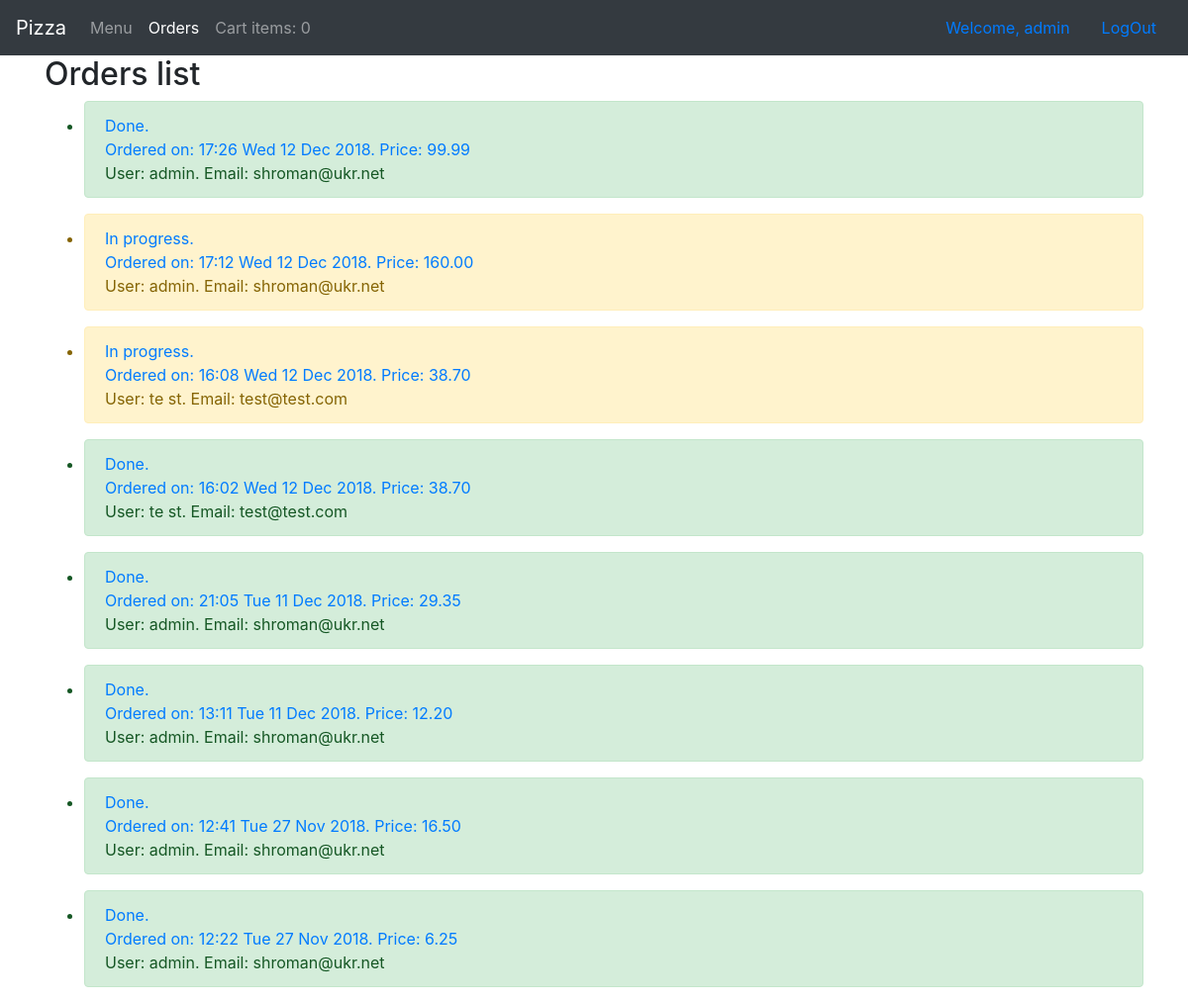
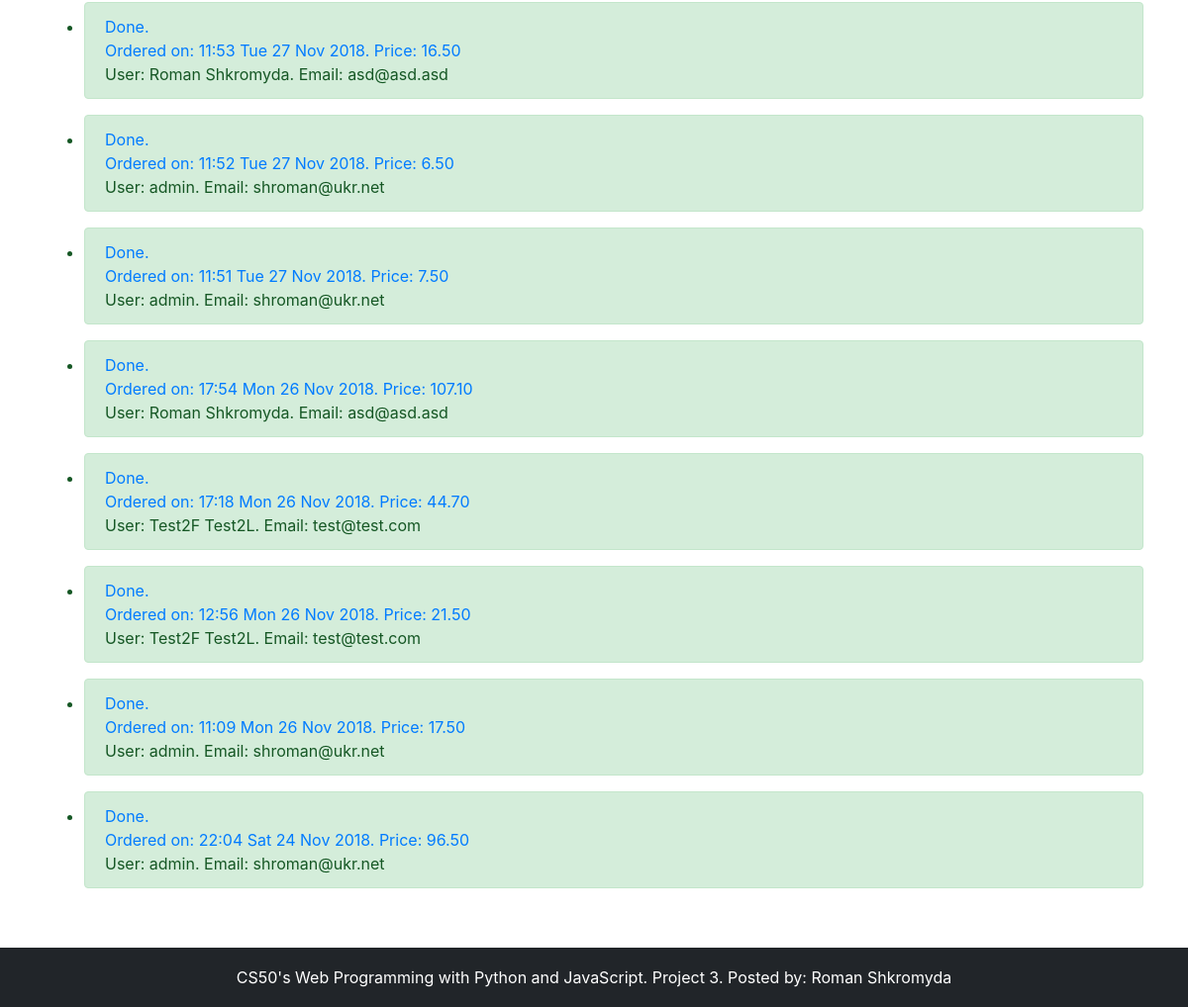
Screenshot of /orders/ (signed in) with the database file from the repository (2 pictures, top to bottom).
### orders/models.py (models this page shows, shortened)
class Order(models.Model):
    created_by = models.ForeignKey(User, on_delete=models.CASCADE)
    created_on = models.DateTimeField(auto_now_add=True)
    done = models.BooleanField(default=False)
    total = models.DecimalField(max_digits=6, decimal_places=2)

### orders/views.py (the view)
# urls.py: path('orders/', OrdersList.as_view(), name="orders"),
class OrdersList(LoginRequiredMixin, ListView):
    login_url = '/login/'
    context_object_name = "user_orders"
    def get_queryset(self):
        if self.request.user.is_staff:
            return Order.objects.all().order_by('-created_on')
        else:
            return Order.objects.filter(created_by=self.request.user).order_by('-created_on')

### orders/templates/orders/order_list.html (shortened to what this page needs)
{% extends "orders/layout.html" %}
{% block content %}
    <h2>Orders list</h2>
    {% if user.is_authenticated %}
        <ul>
            {% if user.is_staff %}
                {% for order in object_list %}
                    <li class="alert {% if order.done %}alert-success{% else %}alert-warning{% endif %}">
                        <a href="{% url 'order-detail' order.id %}">
                            {% if order.done %}Done.<br>{% else %}In progress.<br>{% endif %}
                            Ordered on: {{ order.created_on|time:"H:i" }} {{ order.created_on|date:"D d M Y" }}. Price: {{ order.total }}<br>
                        </a>
                    User: {% firstof order.created_by.get_full_name order.created_by.username %}. Email: {{ order.created_by.email }}
                    </li>
                {% endfor %}
            {% endif %}
        </ul>
    {% else %}
        <h2>Please <a href="{% url 'login' %}">login</a> to view orders.</h2>
    {% endif %}
{% endblock %}

### orders/templates/orders/layout.html (shortened to what this page needs)
<!DOCTYPE html>
<html lang="en">
<head>
    {% load static %}
    {% load bootstrap4 %}
    {% bootstrap_css %}
    <link rel="stylesheet" type="text/css" href="{% static 'orders/style.css' %}">
</head>
<body>
<nav class="navbar navbar-expand-md navbar-dark bg-dark">
    <a class="navbar-brand" href="#">Pizza</a>
    <div class="navbar-collapse collapse" id="navbarsExample04" style="">
        <ul class="navbar-nav mr-auto">
            <li class="nav-item {% if request.path == "/" %} active {% endif %}">
                <a class="nav-link" href="{% url 'index' %}">Menu <span class="sr-only">(current)</span></a>
            </li>
            {% if user.is_authenticated %}
                <li class="nav-item {% if "order" in request.path %} active {% endif %}">
                    <a class="nav-link" href="{% url 'orders' %}">Orders</a>
                </li>
                <li class="nav-item nav-link">Cart items: {{ request.session.cart_items|length }}</li>
            {% endif %}
        </ul>
        {% if not user.is_authenticated %}
            <form class="form-inline" action="{% url 'login' %}" method="post">
                {% csrf_token %}
                <div class="form-group">
                    <label for="id_username">Username:</label>
                    <input class="form-control" id="id_username" name="username" type="text" placeholder="Username"/>
                </div>
                <div class="form-group">
                    <label for="id_password">Password:</label>
                    <input class="form-control" id="id_password" name="password" type="password" placeholder="Password"/>
                </div>
                <input class="btn btn-default" type="submit" value="Login"/>
            </form>
            <a class="nav-link" href="{% url 'register' %}">Register</a>
        {% else %}
            <a class="nav-link" href="{% url 'profile' %}">Welcome, {{ user.username }}</a>
            <a class="nav-link" href="{% url 'logout' %}">LogOut</a>
        {% endif %}
    </div>
</nav>
<div class="container">
    {% block content %}
    {% endblock %}
</div>
<footer>
    <div>
        <span>CS50's Web Programming with Python and JavaScript. Project 3.</span>
        <span>Posted by: Roman Shkromyda</span>
    </div>
</footer>
</body>
</html>

### orders/static/orders/style.css (style rules this page uses)
footer { height: 60px; line-height: 60px; max-width: content-box; background-color: #212529; color: white; text-align: center; margin-top: 60px; }

### rows the page displays
Order: done "Done.", created_on "17:26", created_on "Wed 12 Dec 2018", total "99.99", created_by.username "admin", created_by.email "shroman@ukr.net"
Order: done "In progress.", created_on "17:12", created_on "Wed 12 Dec 2018", total "160.00", created_by.username "admin", created_by.email "shroman@ukr.net"
Order: done "In progress.", created_on "16:08", created_on "Wed 12 Dec 2018", total "38.70", created_by.last_name "te st", created_by.email "test@test.com"
Order: done "Done.", created_on "16:02", created_on "Wed 12 Dec 2018", total "38.70", created_by.last_name "te st", created_by.email "test@test.com"
Order: done "Done.", created_on "21:05", created_on "Tue 11 Dec 2018", total "29.35", created_by.username "admin", created_by.email "shroman@ukr.net"
Order: done "Done.", created_on "13:11", created_on "Tue 11 Dec 2018", total "12.20", created_by.username "admin", created_by.email "shroman@ukr.net"
Order: done "Done.", created_on "12:41", created_on "Tue 27 Nov 2018", total "16.50", created_by.username "admin", created_by.email "shroman@ukr.net"
Order: done "Done.", created_on "12:22", created_on "Tue 27 Nov 2018", total "6.25", created_by.username "admin", created_by.email "shroman@ukr.net"
Order: done "Done.", created_on "11:53", created_on "Tue 27 Nov 2018", total "16.50", created_by.last_name "Roman Shkromyda", created_by.email "asd@asd.asd"
Order: done "Done.", created_on "11:52", created_on "Tue 27 Nov 2018", total "6.50", created_by.username "admin", created_by.email "shroman@ukr.net"
Order: done "Done.", created_on "11:51", created_on "Tue 27 Nov 2018", total "7.50", created_by.username "admin", created_by.email "shroman@ukr.net"
Order: done "Done.", created_on "17:54", created_on "Mon 26 Nov 2018", total "107.10", created_by.last_name "Roman Shkromyda", created_by.email "asd@asd.asd"
Order: done "Done.", created_on "17:18", created_on "Mon 26 Nov 2018", total "44.70", created_by.last_name "Test2F Test2L", created_by.email "test@test.com"
Order: done "Done.", created_on "12:56", created_on "Mon 26 Nov 2018", total "21.50", created_by.last_name "Test2F Test2L", created_by.email "test@test.com"
Order: done "Done.", created_on "11:09", created_on "Mon 26 Nov 2018", total "17.50", created_by.username "admin", created_by.email "shroman@ukr.net"
Order: done "Done.", created_on "22:04", created_on "Sat 24 Nov 2018", total "96.50", created_by.username "admin", created_by.email "shroman@ukr.net"

### other values shown
{{ request.session.cart_items|length }} "0"
{{ user.username }} "admin"
